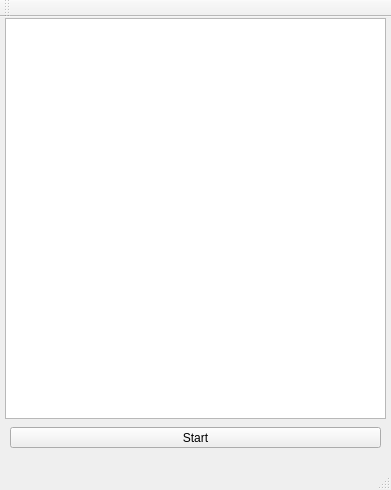
<?xml version="1.0" encoding="UTF-8"?>
<ui version="4.0">
 <class>MainWindow</class>
 <widget class="QMainWindow" name="MainWindow">
  <property name="geometry">
   <rect>
    <x>0</x>
    <y>0</y>
    <width>391</width>
    <height>490</height>
   </rect>
  </property>
  <property name="minimumSize">
   <size>
    <width>390</width>
    <height>480</height>
   </size>
  </property>
  <property name="maximumSize">
   <size>
    <width>391</width>
    <height>490</height>
   </size>
  </property>
  <property name="windowTitle">
   <string>MainWindow</string>
  </property>
  <widget class="QWidget" name="centralWidget">
   <widget class="QTextBrowser" name="textBrowser">
    <property name="geometry">
     <rect>
      <x>5</x>
      <y>1</y>
      <width>381</width>
      <height>401</height>
     </rect>
    </property>
    <property name="minimumSize">
     <size>
      <width>381</width>
      <height>401</height>
     </size>
    </property>
    <property name="maximumSize">
     <size>
      <width>381</width>
      <height>401</height>
     </size>
    </property>
   </widget>
   <widget class="QPushButton" name="pushButton">
    <property name="geometry">
     <rect>
      <x>10</x>
      <y>410</y>
      <width>371</width>
      <height>21</height>
     </rect>
    </property>
    <property name="minimumSize">
     <size>
      <width>371</width>
      <height>21</height>
     </size>
    </property>
    <property name="maximumSize">
     <size>
      <width>371</width>
      <height>21</height>
     </size>
    </property>
    <property name="text">
     <string>Start</string>
    </property>
   </widget>
  </widget>
  <widget class="QMenuBar" name="menuBar">
   <property name="geometry">
    <rect>
     <x>0</x>
     <y>0</y>
     <width>391</width>
     <height>21</height>
    </rect>
   </property>
  </widget>
  <widget class="QToolBar" name="mainToolBar">
   <attribute name="toolBarArea">
    <enum>TopToolBarArea</enum>
   </attribute>
   <attribute name="toolBarBreak">
    <bool>false</bool>
   </attribute>
  </widget>
  <widget class="QStatusBar" name="statusBar"/>
 </widget>
 <layoutdefault spacing="6" margin="11"/>
 <resources/>
 <connections/>
</ui>
